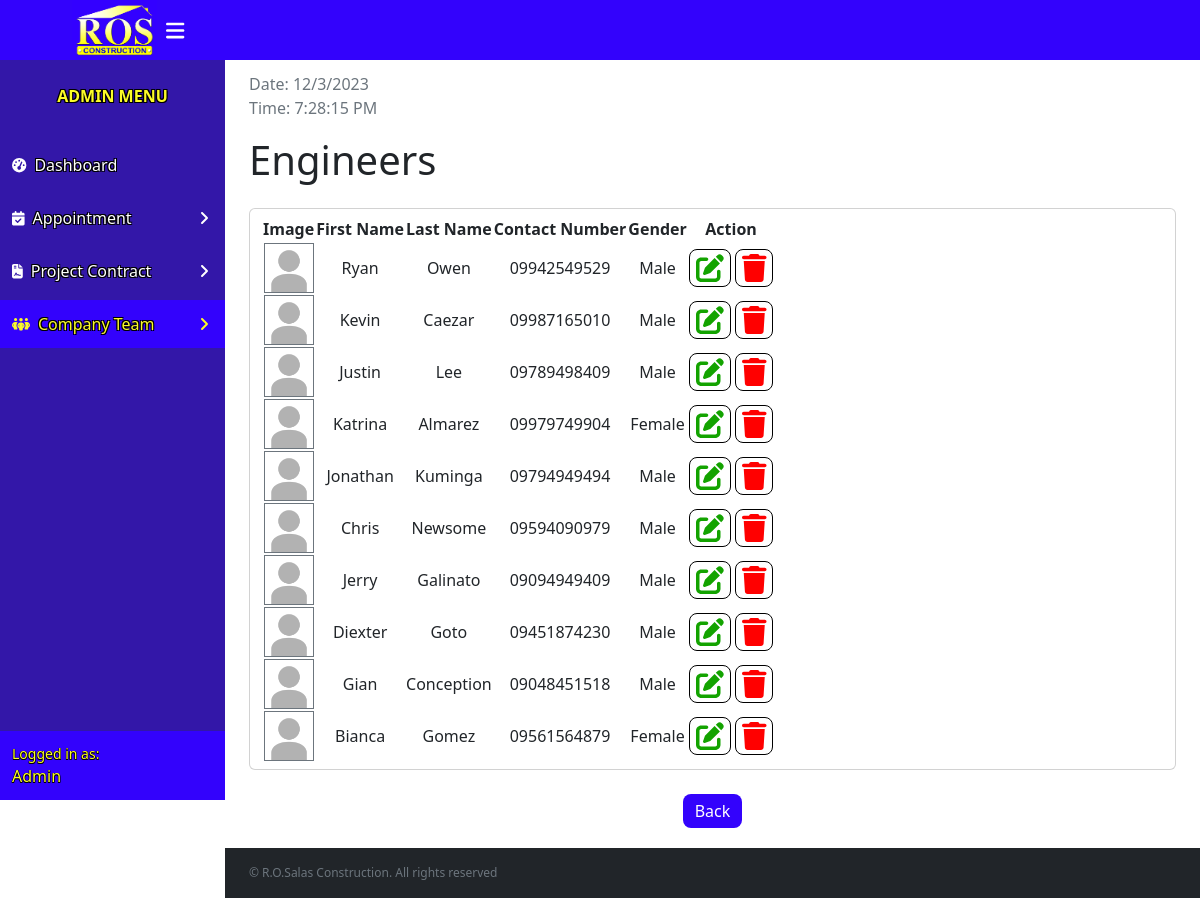
/php/allList.php?position=Engineer (signed in), run on the app's committed database.
### tables this page shows
CREATE TABLE `employee` (
  `ID` int(11) NOT NULL,
  `teamID` int(11) DEFAULT NULL,
  `fname` varchar(255) NOT NULL,
  `lname` varchar(255) NOT NULL,
  `number` varchar(128) NOT NULL,
  `gender` varchar(128) NOT NULL,
  `position` varchar(128) NOT NULL,
  `emp_img` varchar(255) NOT NULL
);

### php/allList.php (the view, shortened to what this page needs)
<?php
include 'login.php';
?>
<!DOCTYPE html>
<html lang="en">
<head>
    <link rel="stylesheet" href="../assets/css/bootstrap.min.css">
    <link rel="stylesheet" href="https://cdn.jsdelivr.net/npm/simple-datatables@7.3.0/dist/style.min.css">
    <link href="../assets/css/allList.css" rel="stylesheet">
</head>
<body class="sb-nav-fixed">
    <nav class="sb-topnav navbar navbar-expand navbar-dark bg-logo1">
        <a class="navbar-brand ps-5" href="dashboard.php">
            <img src="../assets/images/ros.jpg" alt="">
        </a>
        <button class="btn btn-link btn-sm order-lg-0 me-6 me-lg-4 " id="sidebarToggle" href="#"><i class="fas fa-bars fa-xl"></i></button>
    </nav>
    <div id="layoutSidenav">
        <div id="layoutSidenav_nav">
            <nav class="sb-sidenav accordion bg-logo2" id="sidenavAccordion">
                <div class="sb-sidenav-menu">
                    <div class="nav">
                        <div class="sb-sidenav-menu-heading">Admin Menu</div>
                        <a class="nav-link" href="dashboard.php">
                            <div class="sb-nav-link-icon"><i class="fas fa-tachometer-alt"></i></div>
                            Dashboard
                        </a>
                        <a class="nav-link collapsed" href="#" data-bs-toggle="collapse" data-bs-target="#appoitment" aria-expanded="false" aria-controls="collapseLayouts">
                            <div class="sb-nav-link-icon"><i class="fas fa-calendar-check"></i></div>
                            Appointment
                            <div class="sb-sidenav-collapse-arrow"><i class="fas fa-angle-down"></i></div>
                        </a>
                        <a class="nav-link collapsed" href="#" data-bs-toggle="collapse" data-bs-target="#project" aria-expanded="false" aria-controls="collapseLayouts">
                            <div class="sb-nav-link-icon"><i class="fa fa-file-contract"></i></div>
                            Project Contract
                            <div class="sb-sidenav-collapse-arrow"><i class="fas fa-angle-down"></i></div>
                        </a>
                        <a class="nav-link active collapsed" href="#" data-bs-toggle="collapse" data-bs-target="#team" aria-expanded="false" aria-controls="collapseLayouts">
                            <div class="sb-nav-link-icon"><i class="fas fa-people-group"></i></div>
                            Company Team
                            <div class="sb-sidenav-collapse-arrow"><i class="fas fa-angle-down"></i></div>
                        </a>
                    </div>
                </div>
                <div class="sb-sidenav-footer bg-logo1">
                    <div class="small">Logged in as:</div>
                    Admin
                </div>
            </nav>
        </div>
        <div id="layoutSidenav_content">
            <main>
                <?php
                if (isset($_GET['position'])) {
                    $position = mysqli_real_escape_string($conn, $_GET['position']);
                    $query = "SELECT * FROM `employee` WHERE `position` = '$position'";
                    $result = mysqli_query($conn, $query);
                ?>
                    <div class="container-fluid px-4">
                        <ol class="breadcrumb mb-1">
                            <li class="breadcrumb-item active"></li>
                        </ol>
                        <?php
                        if ($position == "Engineer") {
                            echo '<h1 class="mt-3 mb-4">Engineers</h1>';
                        } else if ($position == "Foreman") {
                            echo '<h1 class="mt-3 mb-4">Foremen</h1>';
                        } else if ($position == "Worker") {
                            echo '<h1 class="mt-3 mb-4">Workers</h1>';
                        } else if ($position == "Human Resource") {
                            echo '<h1 class="mt-3 mb-4">Human Resources</h1>';
                        }
                        ?>
                        <div class="card mb-4">
                            <div class="card-body">
                                <table id="datatablesSimple">
                                    <thead>
                                        <tr>
                                            <th>Image</th>
                                            <th>First Name</th>
                                            <th>Last Name</th>
                                            <th>Contact Number</th>
                                            <th>Gender</th>
                                            <th>Action</th>
                                        </tr>
                                    </thead>
                                    <tbody>
                                        <?php
                                        while ($row = mysqli_fetch_array($result)) {
                                        ?>
                                            <tr>
                                                <td><img src="<?php echo $row["emp_img"]; ?>" alt="Profile Photo" width="50" height="50" class="border border-secondary"></td>
                                                <td><?php echo $row["fname"]; ?></td>
                                                <td><?php echo $row["lname"]; ?></td>
                                                <td><?php echo $row["number"]; ?></td>
                                                <td><?php echo $row["gender"]; ?></td>
                                                <td>
                                                    <button type="button" class="popover pop1" data-bs-toggle="modal" data-bs-target="#update<?php echo $row['ID']; ?>"><i class="fas fa-pen-to-square fa-2xl" style="color: #13a300;"></i></button>
                                                    <button type="button" class="popover pop2" data-bs-toggle="modal" data-bs-target="#delete<?php echo $row['ID']; ?>"><i class="fas fa-trash fa-2xl" style="color: #ff0000;"></i></button>
                                                </td>
                                            </tr>
                                        <?php
                                        }
                                        ?>
                                    </tbody>
                                </table>
                            </div>
                        </div>
                        <div class="d-flex  justify-content-center">
                            <a class="back" href="emplist.php" role="button">Back</a>
                        </div>
                    </div>
                <?php
                }
                ?>
            </main>
            <footer class="py-4 bg-dark mt-auto">
                <div class="container-fluid px-4">
                    <div class="d-flex align-items-center justify-content-between">
                        <div class="text-muted">&copy; R.O.Salas Construction. All rights reserved</div>
                    </div>
                </div>
            </footer>
        </div>
    </div>
</body>
</html>

### data on the page
employee: emp_img (placeholder picture), fname "Ryan", lname "Owen", number "09942549529", gender "Male"
employee: emp_img (placeholder picture), fname "Kevin", lname "Caezar", number "09987165010", gender "Male"
employee: emp_img (placeholder picture), fname "Justin", lname "Lee", number "09789498409", gender "Male"
employee: emp_img (placeholder picture), fname "Katrina", lname "Almarez", number "09979749904", gender "Female"
employee: emp_img (placeholder picture), fname "Jonathan", lname "Kuminga", number "09794949494", gender "Male"
employee: emp_img (placeholder picture), fname "Chris", lname "Newsome", number "09594090979", gender "Male"
employee: emp_img (placeholder picture), fname "Jerry", lname "Galinato", number "09094949409", gender "Male"
employee: emp_img (placeholder picture), fname "Diexter", lname "Goto", number "09451874230", gender "Male"
employee: emp_img (placeholder picture), fname "Gian", lname "Conception", number "09048451518", gender "Male"
employee: emp_img (placeholder picture), fname "Bianca", lname "Gomez", number "09561564879", gender "Female"
